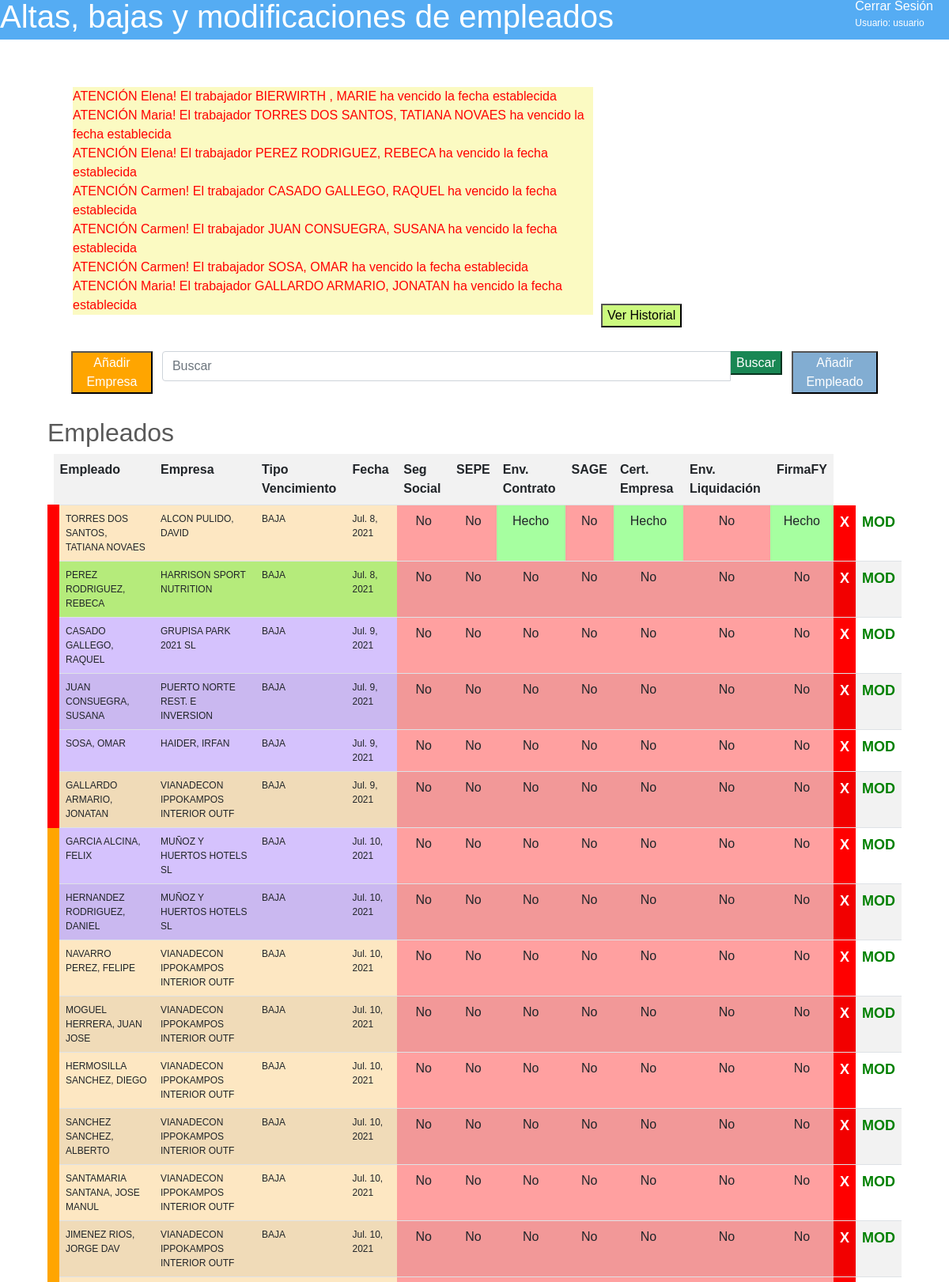
The app's page /empleados (signed in, upper part) with its own data.
### nucleo/models.py (models this page shows, shortened)
class Empleado (models.Model):
    nombre = models.CharField(max_length=100)
    empresa=models.ForeignKey(Empresa, verbose_name="Empresa", on_delete=models.CASCADE, related_name='empresa')
    class Vencimientos(models.TextChoices):
        ALTA = 'ALTA'
        BAJA = 'BAJA'
        BAJA51 = 'BAJA 51'
        BAJA93 = 'BAJA 93'
        BAJA85= 'BAJA 85'
        BAJA91 = 'BAJA 91'
        BAJA53 = 'BAJA 53'
        BAJA94 = 'BAJA 94'
        BAJA54 = 'BAJA 54'
        REDUCCION_JORNADA = 'REDUCCIÓN DE JORNADA'
        AMPLIACION_JORNADA = 'AMPLIACIÓN DE JORNADA'
        INACTIVIDAD = 'INACTIVIDAD'
        TRANSFORMACION = 'TRANSFORMACIÓN'
        PRORROGA = 'PROROGA'
        DESAFECTACION = 'DESAFECTACIÓN'
        LLAMAMIENTO = 'LLAMAMIENTO'
        BAJA_Y_ALTA = 'BAJA Y ALTA'
    tipo_vencimiento = models.CharField(max_length=25, choices=Vencimientos.choices, blank=True, default='BAJA')
    fecha=models.DateField(null=True, blank = True)
    segSocial=models.BooleanField(default=False)
    sepe=models.BooleanField(default=False)
    enviadoContrato=models.BooleanField(default=False)
    sage=models.BooleanField(default=False)
    certificadoEmpresa=models.BooleanField(default=False)
    envioLiquidacion=models.BooleanField(default=False)
    firmaFY=models.BooleanField(default=False)
    fin=models.BooleanField(default=False)
    oculto=models.BooleanField(default=False)
    class Meta:
        ordering = ['fecha']

class Empresa (models.Model):
    nombre = models.CharField(max_length=50, unique=True)
    class Asesores(models.TextChoices):
        Elena = 'Elena'
        JoseLuis = 'JoseLuis'
        Carmen = 'Carmen'
        Maria = 'Maria'
        Sara = 'Sara'
    asesor=models.CharField(max_length=25, choices=Asesores.choices, null=True, default="")
    class Meta:
        ordering = ['nombre']
    def __str__(self):
        return self.nombre

### nucleo/views.py (the view)
# urls.py: path('empleados',views.Empleados, name="empleados"),
@login_required(login_url='/accounts/login/')
def Empleados(request):
    queryset = request.GET.get("buscar")
    empleados=Empleado.objects.filter(oculto = False)
    if queryset:
        empleados = Empleado.objects.filter(
            Q(nombre__icontains = queryset) |
            Q(fecha__icontains = queryset)
        ).distinct
    hoy=now.date()
    empl = Empleado.objects.filter(fin=False, fecha__lte=hoy)
    for em in empl:
        messages.info(request, 'ATENCIÓN '+em.empresa.asesor+'! El trabajador '+em.nombre+' ha vencido la fecha establecida')
    return render(request, "nucleo/empleados.html", {'empleados':empleados, 'hoy':hoy})

### nucleo/templates/nucleo/empleados.html (shortened to what this page needs)
{% extends "nucleo/base.html" %}
{% block content %}
<section class="body">
    <section style="display:flex">
{% if messages %}
    <ul style="width:700px">
        {% for message in messages %}
        <li{% if message.tags %}{% endif %} style="background-color:#FBFAC2; color:red">{{ message }}</li>
        {% endfor %}
    </ul>
{% endif %}
    <article style="align-self:flex-end">
        <a href="{% url 'listEmpleado'  %}" style="color:black"><button style="background-color:#CCFA7F">Ver Historial</a>
    </article>
</section>
 <section style="display:flex; margin: 30px; justify-content: space-around">
    <article>
        <a href="{% url 'createEmpresa'  %}" style="color:white"><button style="background-color:orange">Añadir Empresa</a>
    </article>
    <div class="container">
        <div class="row">
            <div class="col-md-12 search">
                <form method="get">
                    <div id="custom-search-input">
                        <div class="input-group col-md-12">
                            <input type="text" class="form-control" placeholder="Buscar" name="buscar">
                            <span clas="input-group-list">
                            <button type="submit" class="boton btn-success">Buscar</button>
                            </span>
                        </div>
                    </div>
                </form>
            </div>
        </div>
    </div>
    <article>
        <a href="{% url 'createEmpleado'  %}" style="color:white"><button style="background-color:#82ADD2">Añadir Empleado</a>
    </article>
    </section>
<h2>Empleados</h2>
{% if empleados %}
    <table class="table table-striped">
        <tr>
         <th>Empleado</th>
         <th>Empresa</th>
         <th>Tipo Vencimiento</th>
         <th>Fecha</th>
         <th>Seg Social</th>
         <th>SEPE</th>
         <th>Env. Contrato</th>
         <th>SAGE</th>
         <th>Cert. Empresa</th>
         <th>Env. Liquidación</th>
         <th>FirmaFY</th>
        </tr>
    {% for e in empleados %}
        {% if e.fin %}
        {% ifequal e.empresa.asesor 'Elena'  %}
         <tr style="background-color:#BFF882; border-left: green 15px solid">
         {% endifequal %}
         {% ifequal e.empresa.asesor 'Carmen' %}
         <tr style="background-color:#D5C2FD; border-left: green 15px solid">
         {% endifequal %}
         {%  ifequal e.empresa.asesor 'Maria' %}
         <tr style="background-color:#FDE7C2; border-left: green 15px solid">
         {% endifequal %}
         {% ifequal e.empresa.asesor 'JoseLuis' %}
         <tr style="background-color:#B3E5FB; border-left: green 15px solid;">
         {% endifequal %}
         {% ifequal e.empresa.asesor 'Sara' %}
         <tr style="background-color:#FED8E4; border-left: green 15px solid">
         {% endifequal %}
         {% elif not e.fin and e.fecha <= hoy %}
         {% ifequal e.empresa.asesor 'Elena'  %}
         <tr style="background-color:#BFF882; border-left: red 15px solid">
         {% endifequal %}
         {% ifequal e.empresa.asesor 'Carmen' %}
         <tr style="background-color:#D5C2FD; border-left: red 15px solid">
         {% endifequal %}
         {%  ifequal e.empresa.asesor 'Maria' %}
         <tr style="background-color:#FDE7C2; border-left: red 15px solid">
         {% endifequal %}
        {% else %}
         {% ifequal e.empresa.asesor 'Carmen' %}
         <tr style="background-color:#D5C2FD; border-left: orange 15px solid">
         {% endifequal %}
         {%  ifequal e.empresa.asesor 'Maria' %}
         <tr style="background-color:#FDE7C2; border-left: orange 15px solid">
         {% endifequal %}
         {% endif %}
         <td style="font-size:12px">{{e.nombre}}</td>
         <td style="font-size:12px">{{e.empresa}}</td>
         <td style="font-size:12px">{{e.tipo_vencimiento}}</td>
         <td style="font-size:12px">{{e.fecha}}</td>
         {% if e.segSocial %}
         <td style="text-align:center; background-color:#A6FFA0">Hecho</td>
         {% else %}
         <td style="text-align:center; background-color:#FFA0A0">No</td>
         {% endif %}
          {% if e.sepe %}
         <td style="text-align:center; background-color:#A6FFA0">Hecho</td>
         {% else %}
         <td style="text-align:center; background-color:#FFA0A0">No</td>
         {% endif %}
          {% if e.enviadoContrato %}
         <td style="text-align:center; background-color:#A6FFA0">Hecho</td>
         {% else %}
         <td style="text-align:center; background-color:#FFA0A0">No</td>
         {% endif %}
          {% if e.sage %}
         <td style="text-align:center; background-color:#A6FFA0">Hecho</td>
         {% else %}
         <td style="text-align:center; background-color:#FFA0A0">No</td>
         {% endif %}
          {% if e.certificadoEmpresa %}
         <td style="text-align:center; background-color:#A6FFA0">Hecho</td>
         {% else %}
         <td style="text-align:center; background-color:#FFA0A0">No</td>
         {% endif %}
          {% if e.envioLiquidacion %}
         <td style="text-align:center; background-color:#A6FFA0">Hecho</td>
         {% else %}
         <td style="text-align:center; background-color:#FFA0A0">No</td>
         {% endif %}
          {% if e.firmaFY %}
         <td style="text-align:center; background-color:#A6FFA0">Hecho</td>
         {% else %}
         <td style="text-align:center; background-color:#FFA0A0">No</td>
         {% endif %}
         <td style="font-weight:bold; background-color:red; font-size:18px; text-align:center"><a href="{%url 'deleteEmpleado' e.pk %}" style="color:white; backgorund-color:red">X</a></td>
         <td style="font-weight:bold; background-color:white; font-size:18px; text-align:center"><a href="{%url 'updateEmpleado' e.pk %}" style="color:green">MOD</a></td>
        </tr>
    {% endfor %}
    </table>
{% else %}
    <p>Actualmente no hay ningun empleado en el sistema</p>
    {% endif %}
</section>
{% endblock %}

### nucleo/templates/nucleo/base.html (shortened to what this page needs)
<!DOCTYPE html>
<html lang="en">
<head>
    <link href="https://cdn.jsdelivr.net/npm/bootstrap@5.0.2/dist/css/bootstrap.min.css" rel="stylesheet">
    {% load static %}
    <link href="https://cdn.jsdelivr.net/npm/bootstrap@5.0.2/dist/css/bootstrap.min.css" rel="stylesheet">
    <link rel="stylesheet" type="text/css" href="{% static 'css/ppal.css' %}">
</head>
<body style="display:flex; flex-direction:column; align-content:space-between;">
<header>
    <div class="nombre">
        <a href="{% url 'index'  %}" class="noback"><h1>Altas, bajas y modificaciones de empleados</h1></a>
    </div>
    <div class="headerrigth">
        <nav>
            <ul class="horizontal">
                <li>
                    {% if not request.user.is_authenticated %}
                    <a href="{% url 'login'  %}">Iniciar Sesión</a>
                    {% else %}
                    <a href="{% url 'logout'  %}"><ul>
                        <li>Cerrar Sesión</li>
                        <li style="font-size: 12px">Usuario: {{request.user.username}}</li>
                        </ul></a>
                        {% endif %}
                </li>
            </ul>
        </nav>
    </div>
</header>
 {% block content %}
 {% endblock %}
</body>
</html>

### nucleo/static/css/ppal.css (style rules this page uses)
* { font-family: sans-serif; }
header { display: flex; background-color: rgb(85, 172, 243); color:white; font-family: sans-serif; justify-content: space-between; height: 50px; flex-wrap: nowrap; align-items: center; padding: 0; }
a:visited, a:link, a:active { text-decoration: none; color:white }
li>a { display: flex; align-items: center; }
.headerrigth { display: flex; justify-content: center; height: 100%; align-content: center; }
.horizontal { display: flex; list-style: none; height: 100%; padding: 0%; }
nav { display: flex; align-items: center; }
li { margin-right: 10px; padding: 0; display: flex; align-items: center; }
.nombre { display: flex; align-items: center; height: 100%; }
.body { margin: 5%; color: rgba(0, 0, 0, 0.65); }

### records on screen
Empleado: nombre "TORRES DOS SANTOS, TATIANA NOVAES", empresa "ALCON PULIDO, DAVID", tipo_vencimiento "BAJA", fecha "Jul. 8, 2021", segSocial "No", sepe "No", enviadoContrato "Hecho", sage "No", certificadoEmpresa "Hecho", envioLiquidacion "No", firmaFY "Hecho"
Empleado: nombre "PEREZ RODRIGUEZ, REBECA", empresa "HARRISON SPORT NUTRITION", tipo_vencimiento "BAJA", fecha "Jul. 8, 2021", segSocial "No", sepe "No", enviadoContrato "No", sage "No", certificadoEmpresa "No", envioLiquidacion "No", firmaFY "No"
Empleado: nombre "CASADO GALLEGO, RAQUEL", empresa "GRUPISA PARK 2021 SL", tipo_vencimiento "BAJA", fecha "Jul. 9, 2021", segSocial "No", sepe "No", enviadoContrato "No", sage "No", certificadoEmpresa "No", envioLiquidacion "No", firmaFY "No"
Empleado: nombre "JUAN CONSUEGRA, SUSANA", empresa "PUERTO NORTE REST. E INVERSION", tipo_vencimiento "BAJA", fecha "Jul. 9, 2021", segSocial "No", sepe "No", enviadoContrato "No", sage "No", certificadoEmpresa "No", envioLiquidacion "No", firmaFY "No"
Empleado: nombre "SOSA, OMAR", empresa "HAIDER, IRFAN", tipo_vencimiento "BAJA", fecha "Jul. 9, 2021", segSocial "No", sepe "No", enviadoContrato "No", sage "No", certificadoEmpresa "No", envioLiquidacion "No", firmaFY "No"
Empleado: nombre "GALLARDO ARMARIO, JONATAN", empresa "VIANADECON IPPOKAMPOS INTERIOR OUTF", tipo_vencimiento "BAJA", fecha "Jul. 9, 2021", segSocial "No", sepe "No", enviadoContrato "No", sage "No", certificadoEmpresa "No", envioLiquidacion "No", firmaFY "No"
Empleado: nombre "GARCIA ALCINA, FELIX", empresa "MUÑOZ Y HUERTOS HOTELS SL", tipo_vencimiento "BAJA", fecha "Jul. 10, 2021", segSocial "No", sepe "No", enviadoContrato "No", sage "No", certificadoEmpresa "No", envioLiquidacion "No", firmaFY "No"
Empleado: nombre "HERNANDEZ RODRIGUEZ, DANIEL", empresa "MUÑOZ Y HUERTOS HOTELS SL", tipo_vencimiento "BAJA", fecha "Jul. 10, 2021", segSocial "No", sepe "No", enviadoContrato "No", sage "No", certificadoEmpresa "No", envioLiquidacion "No", firmaFY "No"
Empleado: nombre "NAVARRO PEREZ, FELIPE", empresa "VIANADECON IPPOKAMPOS INTERIOR OUTF", tipo_vencimiento "BAJA", fecha "Jul. 10, 2021", segSocial "No", sepe "No", enviadoContrato "No", sage "No", certificadoEmpresa "No", envioLiquidacion "No", firmaFY "No"
Empleado: nombre "MOGUEL HERRERA, JUAN JOSE", empresa "VIANADECON IPPOKAMPOS INTERIOR OUTF", tipo_vencimiento "BAJA", fecha "Jul. 10, 2021", segSocial "No", sepe "No", enviadoContrato "No", sage "No", certificadoEmpresa "No", envioLiquidacion "No", firmaFY "No"
Empleado: nombre "HERMOSILLA SANCHEZ, DIEGO", empresa "VIANADECON IPPOKAMPOS INTERIOR OUTF", tipo_vencimiento "BAJA", fecha "Jul. 10, 2021", segSocial "No", sepe "No", enviadoContrato "No", sage "No", certificadoEmpresa "No", envioLiquidacion "No", firmaFY "No"
Empleado: nombre "SANCHEZ SANCHEZ, ALBERTO", empresa "VIANADECON IPPOKAMPOS INTERIOR OUTF", tipo_vencimiento "BAJA", fecha "Jul. 10, 2021", segSocial "No", sepe "No", enviadoContrato "No", sage "No", certificadoEmpresa "No", envioLiquidacion "No", firmaFY "No"
Empleado: nombre "SANTAMARIA SANTANA, JOSE MANUL", empresa "VIANADECON IPPOKAMPOS INTERIOR OUTF", tipo_vencimiento "BAJA", fecha "Jul. 10, 2021", segSocial "No", sepe "No", enviadoContrato "No", sage "No", certificadoEmpresa "No", envioLiquidacion "No", firmaFY "No"
Empleado: nombre "JIMENEZ RIOS, JORGE DAV", empresa "VIANADECON IPPOKAMPOS INTERIOR OUTF", tipo_vencimiento "BAJA", fecha "Jul. 10, 2021", segSocial "No", sepe "No", enviadoContrato "No", sage "No", certificadoEmpresa "No", envioLiquidacion "No", firmaFY "No"

### other values on screen
{{ request.user.username }} "usuario"
{{ message }} "ATENCIÓN Elena! El trabajador BIERWIRTH , MARIE ha vencido la fecha establecida" "ATENCIÓN Maria! El trabajador TORRES DOS SANTOS, TATIANA NOVAES ha vencido la fecha establecida" "ATENCIÓN Elena! El trabajador PEREZ RODRIGUEZ, REBECA ha vencido la fecha establecida" "ATENCIÓN Carmen! El trabajador CASADO GALLEGO, RAQUEL ha vencido la fecha establecida" "ATENCIÓN Carmen! El trabajador JUAN CONSUEGRA, SUSANA ha vencido la fecha establecida" "ATENCIÓN Carmen! El trabajador SOSA, OMAR ha vencido la fecha establecida" "ATENCIÓN Maria! El trabajador GALLARDO ARMARIO, JONATAN ha vencido la fecha establecida"
